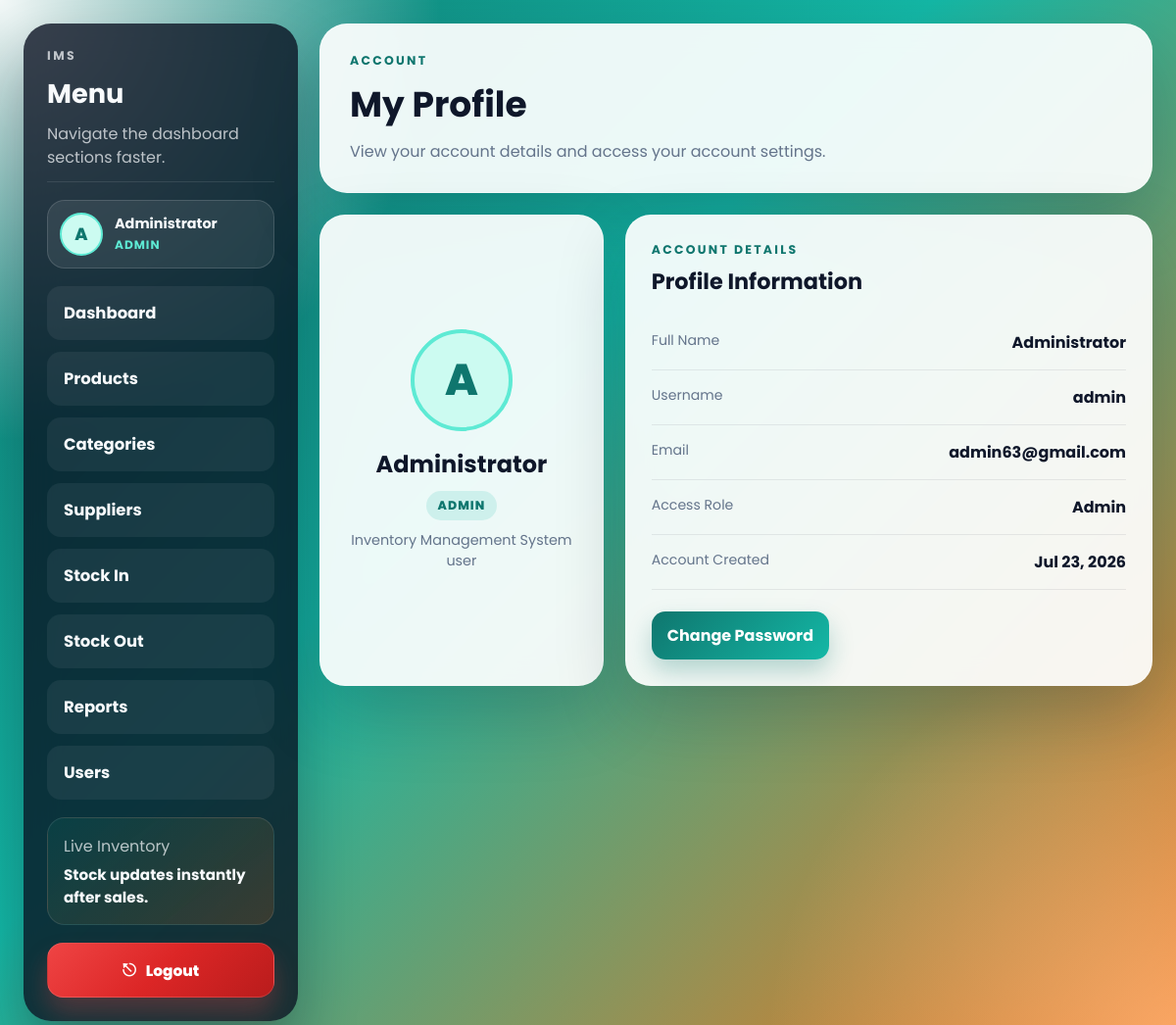
The app's page /profile/index.php (signed in) with its own data.
### tables this page shows
CREATE TABLE users (
    id          INT AUTO_INCREMENT PRIMARY KEY,
    username    VARCHAR(50) UNIQUE NOT NULL,
    password    VARCHAR(255) NOT NULL,           
    full_name   VARCHAR(100) NOT NULL,
    email       VARCHAR(100),
    role        ENUM('admin','staff') NOT NULL DEFAULT 'staff',  
    created_at  TIMESTAMP DEFAULT CURRENT_TIMESTAMP,
    updated_at  TIMESTAMP DEFAULT CURRENT_TIMESTAMP ON UPDATE CURRENT_TIMESTAMP
);

### profile/index.php (the view, shortened to what this page needs)
<?php
require $_SERVER['DOCUMENT_ROOT'] . '/Project_IMS/includes/db.php';
$stmt = $pdo->prepare("SELECT full_name, username, email, role, created_at FROM users WHERE id = ?");
$stmt->execute([$_SESSION['user_id']]);
$user = $stmt->fetch();
?>
<!DOCTYPE html>
<html lang="en">
<head>
    <link rel="stylesheet" href="/Project_IMS/assests/css/dashboard.css?v=<?= filemtime($_SERVER['DOCUMENT_ROOT'] . '/Project_IMS/assests/css/dashboard.css') ?>">
    <link rel="stylesheet" href="/Project_IMS/assests/css/sidebar-submenu.css">
</head>
<body>
    <div class="dashboard-layout">
        <aside class="sidebar">
            <div class="sidebar-brand">
                <p class="sidebar-kicker">IMS</p>
                <h2>Menu</h2>
                <p>Navigate the dashboard sections faster.</p>
            </div>
            <a class="sidebar-profile" href="/Project_IMS/profile/index.php" aria-current="page">
                <span class="sidebar-profile-avatar"><?= strtoupper(substr($user['full_name'], 0, 1)) ?></span>
                <span class="sidebar-profile-info">
                    <strong><?= htmlspecialchars($user['full_name']) ?></strong>
                    <span><?= htmlspecialchars(ucfirst($user['role'])) ?></span>
                </span>
            </a>
            <nav class="sidebar-nav" aria-label="Dashboard menu">
                <a href="/Project_IMS/dashboard.php">Dashboard</a>
                <a href="/Project_IMS/products/list.php">Products</a>
                <?php if ($_SESSION['role'] === 'admin'): ?>
                    <a href="/Project_IMS/categories/list.php">Categories</a>
                    <a href="/Project_IMS/suppliers/list.php">Suppliers</a>
                <?php endif; ?>
                <a href="/Project_IMS/transactions/stock_in.php">Stock In</a>
                <a href="/Project_IMS/transactions/stock_out.php">Stock Out</a>
                <a href="/Project_IMS/reports/index.php">Reports</a>
                <?php if ($_SESSION['role'] === 'admin'): ?>
                    <a href="/Project_IMS/users/list.php">Users</a>
                <?php endif; ?>
            </nav>
            <div class="sidebar-footer">
                <span>Live Inventory</span>
                <strong>Stock updates instantly after sales.</strong>
            </div>
            <a class="logout-btn" href="/Project_IMS/auth/logout.php">Logout</a>
        </aside>
        <main class="dashboard-shell profile-page-shell">
            <header class="dashboard-header">
                <div>
                    <p class="eyebrow">Account</p>
                    <h1>My Profile</h1>
                    <p class="subtitle">View your account details and access your account settings.</p>
                </div>
            </header>
            <section class="profile-layout">
                <article class="panel profile-hero-card">
                    <div class="profile-large-avatar"><?= strtoupper(substr($user['full_name'], 0, 1)) ?></div>
                    <h2><?= htmlspecialchars($user['full_name']) ?></h2>
                    <span class="profile-role-badge"><?= htmlspecialchars(ucfirst($user['role'])) ?></span>
                    <p>Inventory Management System user</p>
                </article>
                <article class="panel profile-details-card">
                    <div class="panel-head">
                        <div>
                            <p class="panel-tag">Account Details</p>
                            <h2>Profile Information</h2>
                        </div>
                    </div>
                    <dl class="profile-details-list">
                        <div>
                            <dt>Full Name</dt>
                            <dd><?= htmlspecialchars($user['full_name']) ?></dd>
                        </div>
                        <div>
                            <dt>Username</dt>
                            <dd><?= htmlspecialchars($user['username']) ?></dd>
                        </div>
                        <div>
                            <dt>Email</dt>
                            <dd><?= htmlspecialchars($user['email'] ?: 'Not provided') ?></dd>
                        </div>
                        <div>
                            <dt>Access Role</dt>
                            <dd><?= htmlspecialchars(ucfirst($user['role'])) ?></dd>
                        </div>
                        <div>
                            <dt>Account Created</dt>
                            <dd><?= htmlspecialchars(date('M d, Y', strtotime($user['created_at']))) ?></dd>
                        </div>
                    </dl>
                    <a class="primary-btn profile-password-btn" href="/Project_IMS/profile/change_password.php">Change Password</a>
                </article>
            </section>
        </main>
    </div>
</body>
</html>

### records on screen
users: full_name "A", full_name "Administrator", role "ADMIN", username "admin", email "admin63@gmail.com", role "Admin", created_at "Jul 23, 2026"
